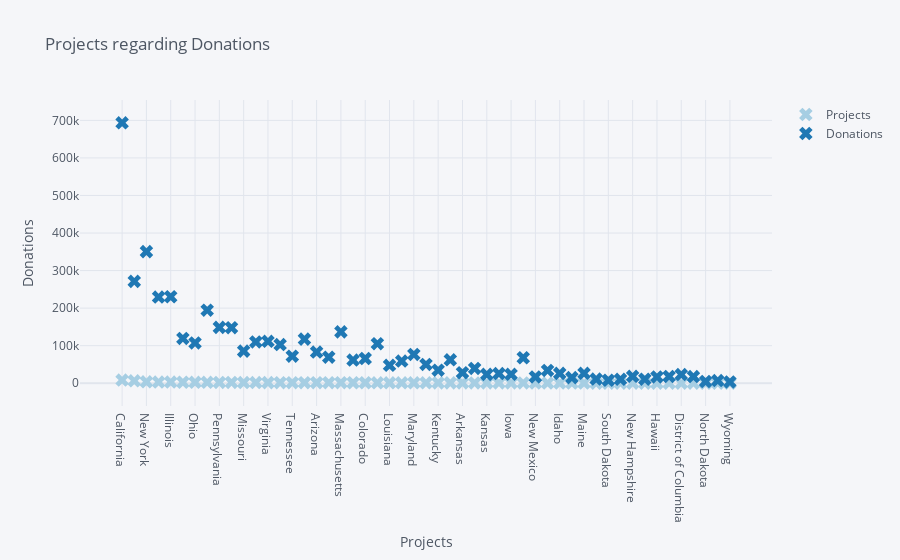

Source (notebook cell):
### Code cell
df.iplot(kind='scatter',xTitle='Projects',
         yTitle='Donations',title='Projects regarding Donations',
         symbol='x',colorscale='paired',mode='markers')

### Figure 1 — Plotly figure (JSON) as saved in the notebook; plotly's stock layout.template omitted (floating-point values rounded to 4 significant figures)
{"data": [{"line": {"color": "rgba(166, 206, 227, 1.0)", "dash": "solid", "shape": "linear", "width": 1.3}, "marker": {"size": 12, "symbol": "x"}, "mode": "markers", "name": "Projects", "text": "", "type": "scatter", "x": ["California", "Texas", "New York", "Florida", "Illinois", "Michigan", "Ohio", "North Carolina", "Pennsylvania", "Georgia", "Missouri", "New Jersey", "Virginia", "Washington", "Tennessee", "Indiana", "Arizona", "Wisconsin", "Massachusetts", "Oklahoma", "Colorado", "South Carolina", "Louisiana", "Minnesota", "Maryland", "Alabama", "Kentucky", "Oregon", "Arkansas", "Utah", "Kansas", "Mississippi", "Iowa", "Connecticut", "New Mexico", "Nevada", "Idaho", "West Virginia", "Maine", "Nebraska", "South Dakota", "Montana", "New Hampshire", "Alaska", "Hawaii", "Rhode Island", "District of Columbia", "Delaware", "North Dakota", "Vermont", "Wyoming"], "y": [8457, 6485, 3819, 3302, 3126, 2653, 2546, 2543, 2163, 2125, 1779, 1775, 1656, 1581, 1555, 1555, 1529, 1479, 1447, 1340, 1321, 1260, 1215, 1169, 1145, 1141, 1024, 978, 923, 883, 851, 840, 833, 816, 546, 538, 513, 513, 483, 409, 317, 312, 299, 273, 266, 246, 227, 208, 200, 181, 148]}, {"line": {"color": "rgba(31, 120, 180, 1.0)", "dash": "solid", "shape": "linear", "width": 1.3}, "marker": {"size": 12, "symbol": "x"}, "mode": "markers", "name": "Donations", "text": "", "type": "scatter", "x": ["California", "Texas", "New York", "Florida", "Illinois", "Michigan", "Ohio", "North Carolina", "Pennsylvania", "Georgia", "Missouri", "New Jersey", "Virginia", "Washington", "Tennessee", "Indiana", "Arizona", "Wisconsin", "Massachusetts", "Oklahoma", "Colorado", "South Carolina", "Louisiana", "Minnesota", "Maryland", "Alabama", "Kentucky", "Oregon", "Arkansas", "Utah", "Kansas", "Mississippi", "Iowa", "Connecticut", "New Mexico", "Nevada", "Idaho", "West Virginia", "Maine", "Nebraska", "South Dakota", "Montana", "New Hampshire", "Alaska", "Hawaii", "Rhode Island", "District of Columbia", "Delaware", "North Dakota", "Vermont", "Wyoming"], "y": [693577, 271348, 350553, 229542, 230350, 119337, 107401, 194465, 148752, 147897, 85597, 109926, 111740, 103021, 72123, 117470, 83092, 69479, 136845, 61697, 65940, 105421, 47699, 59078, 76769, 50002, 34700, 62418, 28021, 39336, 23598, 25863, 23894, 67892, 16734, 34220, 26245, 14929, 26550, 11131, 7982, 10614, 18555, 10729, 16707, 18129, 23217, 17872, 4666, 7157, 3476]}], "layout": {"legend": {"bgcolor": "#F5F6F9", "font": {"color": "#4D5663"}}, "paper_bgcolor": "#F5F6F9", "plot_bgcolor": "#F5F6F9", "title": {"font": {"color": "#4D5663"}, "text": "Projects regarding Donations"}, "xaxis": {"gridcolor": "#E1E5ED", "showgrid": true, "tickfont": {"color": "#4D5663"}, "title": {"font": {"color": "#4D5663"}, "text": "Projects"}, "zerolinecolor": "#E1E5ED"}, "yaxis": {"gridcolor": "#E1E5ED", "showgrid": true, "tickfont": {"color": "#4D5663"}, "title": {"font": {"color": "#4D5663"}, "text": "Donations"}, "zerolinecolor": "#E1E5ED"}}}
